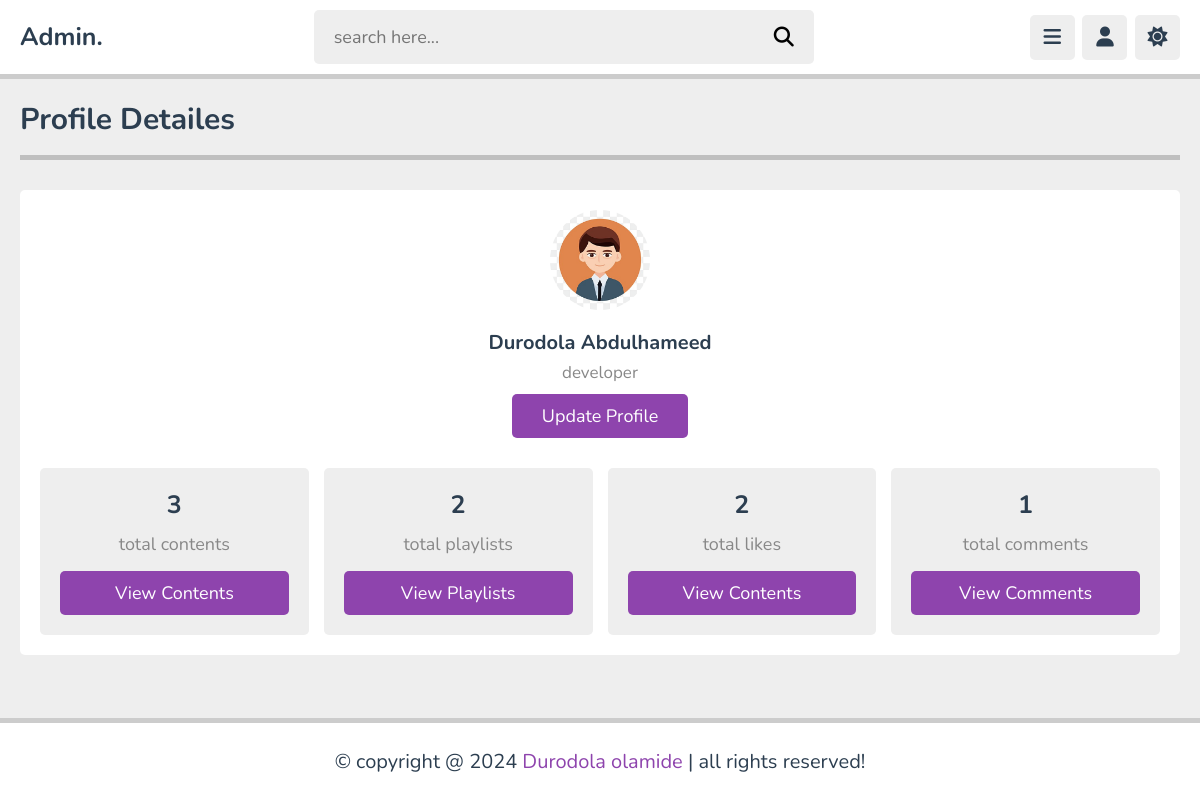
The page /admin/profile.php (signed in) on the database its author committed.
### tables this page shows
CREATE TABLE `tutors` (
  `id` varchar(20) NOT NULL,
  `name` varchar(50) NOT NULL,
  `profession` varchar(50) NOT NULL,
  `email` varchar(50) NOT NULL,
  `password` varchar(50) NOT NULL,
  `image` varchar(100) NOT NULL
);

### admin/profile.php (the view, shortened to what this page needs)
<?php
include '../components/connect.php';
if (isset($_COOKIE['tutor_id'])) {
    $tutor_id = $_COOKIE['tutor_id'];
} else {
    $tutor_id = '';
    header('location:login.php');
}
$count_content = $conn->prepare("SELECT * FROM `content` WHERE tutor_id = ?");
$count_content->execute([$tutor_id]);
$total_contents = $count_content->rowCount();
$count_playlist = $conn->prepare("SELECT * FROM `playlist` WHERE tutor_id = ?");
$count_playlist->execute([$tutor_id]);
$total_playlists = $count_playlist->rowCount();
$count_likes = $conn->prepare("SELECT * FROM `likes` WHERE tutor_id = ?");
$count_likes->execute([$tutor_id]);
$total_likes = $count_likes->rowCount();
$count_comment = $conn->prepare("SELECT * FROM `comments` WHERE tutor_id = ?");
$count_comment->execute([$tutor_id]);
$total_comments = $count_comment->rowCount();
?>
<!DOCTYPE html>
<html lang="en">
<head>
    <link rel="stylesheet" href="https://cdnjs.cloudflare.com/ajax/libs/font-awesome/6.2.0/css/all.min.css">
    <link rel="stylesheet" href="../css/admin_style.css">
</head>
<body>
    <?php include '../components/admin_header.php'; ?>
    <section class="profile">
        <h1 class="heading">Profile detailes</h1>
        <div class="details">
            <div class="tutor">
                <img src="../uploaded_files/<?= $fetch_profile['image']; ?>" alt="">
                <h3><?= $fetch_profile['name']; ?></h3>
                <span><?= $fetch_profile['profession']; ?></span>
                <a href="update.php" class="inline-btn">update profile</a>
            </div>
            <div class="box-container">
                <div class="box">
                    <h3><?= $total_contents; ?></h3>
                    <p>total contents</p>
                    <a href="contents.php" class="btn">view contents</a>
                </div>
                <div class="box">
                    <h3><?= $total_playlists; ?></h3>
                    <p>total playlists</p>
                    <a href="playlists.php" class="btn">view playlists</a>
                </div>
                <div class="box">
                    <h3><?= $total_likes; ?></h3>
                    <p>total likes</p>
                    <a href="contents.php" class="btn">view contents</a>
                </div>
                <div class="box">
                    <h3><?= $total_comments; ?></h3>
                    <p>total comments</p>
                    <a href="comments.php" class="btn">view comments</a>
                </div>
            </div>
        </div>
    </section>
    <?php include '../components/admin_footer.php'; ?>
</body>
</html>

### css/admin_style.css (style rules this page uses)
:root { --main-color: #8e44ad; --red: #e74c3c; --orange: #f39c12; --white: #fff; --black: #2c3e50; --light-color: #888; --light-bg: #eee; --border: .5rem solid rgba(0,0,0,.2); }
* { font-family: 'Nunito', sans-serif; margin: 0; padding: 0; box-sizing: border-box; outline: none; border: none; text-decoration: none; }
html { font-size: 62.5%; overflow-x: hidden; }
body { background-color: var(--light-bg); padding-bottom: 9rem; padding-left: 30rem; }
section { padding: 2rem; margin: 0 auto; max-width: 1200px; }
.heading { font-size: 3rem; color: var(--black); text-transform: capitalize; padding-bottom: 1.5rem; margin-bottom: 3rem; border-bottom: var(--border); }
.btn, .option-btn, .delete-btn, .inline-btn, .inline-option-btn, .inline-delete-btn { border-radius: .5rem; padding: 1rem 3rem; font-size: 1.8rem; color: #fff; margin-top: 1rem; text-transform: capitalize; cursor: pointer; text-align: center; }
.inline-btn, .inline-option-btn, .inline-delete-btn { display: inline-block; }
.btn, .option-btn, .delete-btn { display: block; width: 100%; }
.btn, .inline-btn { background-color: var(--main-color); }
.profile .details { background-color: var(--white); border-radius: .5rem; padding: 2rem; }
.profile .details .tutor { margin-bottom: 3rem; text-align: center; }
.profile .details .tutor img { height: 10rem; width: 10rem; border-radius: 50%; object-fit: cover; margin-bottom: 1rem; }
.profile .details .tutor h3 { margin: .5rem 0; font-size: 2rem; color: var(--black); }
.profile .details .tutor span { color: var(--light-color); font-size: 1.7rem; display: block; }
.profile .details .box-container { display: flex; flex-wrap: wrap; gap: 1.5rem; }
.profile .details .box-container .box { flex: 1 1 23rem; border-radius: .5rem; background-color: var(--light-bg); padding: 2rem; text-align: center; }
.profile .details .box-container .box h3 { font-size: 2.5rem; color: var(--black); margin-bottom: .5rem; }
.profile .details .box-container .box p { padding: .5rem 0; font-size: 1.8rem; color: var(--light-color); }
@media (max-width: 1200px) { body { padding-left: 0; } }

### rows shown on the page
tutors: image (picture), name "Durodola Abdulhameed", profession "developer"

### other values the page prints
$total_contents "3"
$total_playlists "2"
$total_likes "2"
$total_comments "1"
